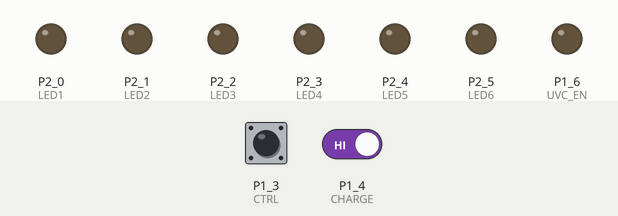
Recording of a sketch running on a simulated TI MSP430 LaunchPad. Shown: output pins drawn as LEDs (lit = HIGH). The test bench sets the inputs (shaded band); at power-on: P1_3 (CTRL) HIGH, P1_4 (CHARGE) HIGH.

Above: at 1.2 s.
1.3 s: P1_3 (CTRL) pulled LOW for 0.15 s
At 2.6 s:
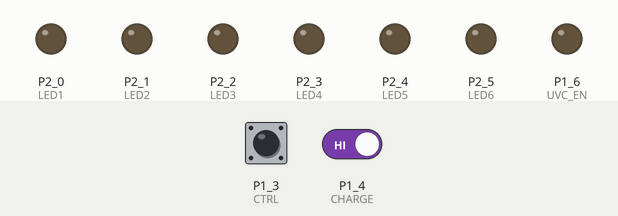
2.9 s: P1_4 (CHARGE) driven LOW
At 3.05 s:
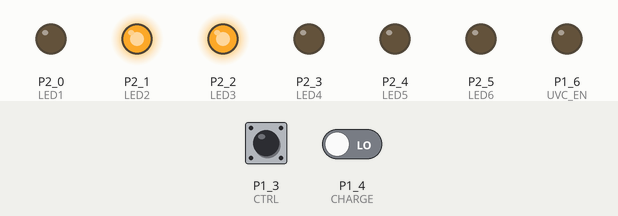
5.9 s: P1_3 (CTRL) pulled LOW for 1 s
At 6.09 s:
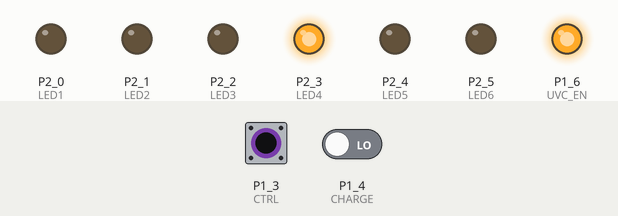
8.9 s: P1_3 (CTRL) pulled LOW for 0.15 s
At 9.42 s:
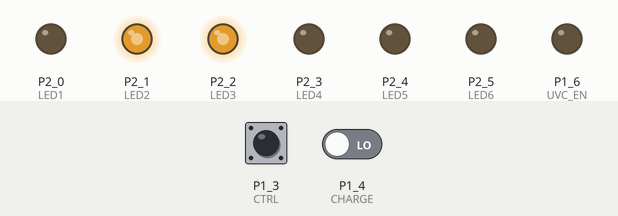
11.9 s: P1_4 (CHARGE) driven HIGH
13.4 s: P1_3 (CTRL) pulled LOW for 3.2 s
At 13.58 s:
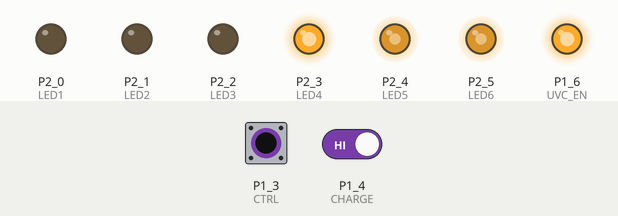
Timing chart, 0 to 18.1 s (numbered marks = the images above; inputs shaded):
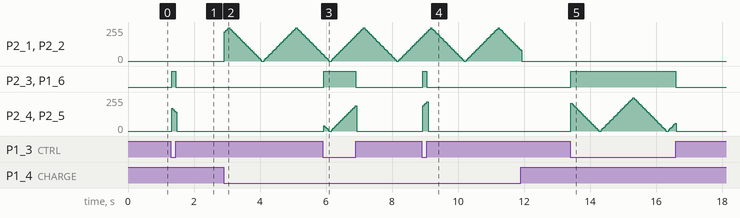

The sketch:

meauvc.ino
```cpp
#include <Wire.h>

#define LED1 P2_0  // no PWM
#define LED2 P2_1
#define LED3 P2_2
#define LED4 P2_3  // no PWM
#define LED5 P2_4
#define LED6 P2_5

#define CTRL      P1_3
#define CHARGE    P1_4
#define BAT_SENSE P1_2
#define UVC_EN    P1_6

#define DURATION 300000

bool sterilizing = false;
int timer = 0;

void setup() {
  pinMode(LED1, OUTPUT);
  pinMode(LED2, OUTPUT);
  pinMode(LED3, OUTPUT);
  pinMode(LED4, OUTPUT);
  pinMode(LED5, OUTPUT);
  pinMode(LED6, OUTPUT);
  pinMode(UVC_EN, OUTPUT);

  digitalWrite(LED1, LOW);
  digitalWrite(LED2, LOW);
  digitalWrite(LED3, LOW);
  digitalWrite(LED4, LOW);
  digitalWrite(LED5, LOW);
  digitalWrite(LED6, LOW);
  digitalWrite(UVC_EN, LOW);

  pinMode(CTRL, INPUT_PULLUP);
  pinMode(CHARGE, INPUT);
  attachInterrupt(CTRL, ISR_ctrl, CHANGE);


//  pinMode(CHARGE, INPUT);
//  pinMode(BAT_SENSE, INPUT);
//  pinMode(UVC_EN, OUTPUT);
}

void ISR_ctrl() {
    if (digitalRead(CTRL) == HIGH) {
        digitalWrite(LED4, LOW);
        digitalWrite(UVC_EN, LOW);
        sterilizing = false;
        timer = 0;
    } else {
        sterilizing = true;
        timer = 0;
    }
}


void loop() {
    if (timer > DURATION) {
        sterilizing = false;
        timer = 0;
    }

    for (int i = 0; i < 25; i++) {
        if (digitalRead(CHARGE) == LOW) {
            analogWrite(LED2, i*10);
            analogWrite(LED3, i*10);
        } else {
            digitalWrite(LED2, LOW);
            digitalWrite(LED3, LOW);
        }
        if (digitalRead(CTRL) == LOW && sterilizing) {
            analogWrite(LED5, i*10);
            analogWrite(LED6, i*10);
            digitalWrite(LED4, HIGH);
            digitalWrite(UVC_EN, HIGH);
            timer+= 40;
        } else {
            digitalWrite(LED5, LOW);
            digitalWrite(LED6, LOW);
            digitalWrite(LED4, LOW);
            digitalWrite(UVC_EN, LOW);
        }
        delay(40);
    }
    for (int i = 25; i >=0; i--) {
        if (digitalRead(CHARGE) == LOW) {
            analogWrite(LED2, i*10);
            analogWrite(LED3, i*10);
        } else {
            digitalWrite(LED2, LOW);
            digitalWrite(LED3, LOW);
        }
        if (digitalRead(CTRL) == LOW && sterilizing) {
            analogWrite(LED5, i*10);
            analogWrite(LED6, i*10);
            digitalWrite(LED4, HIGH);
            digitalWrite(UVC_EN, HIGH);
            timer += 40;
        } else {
            digitalWrite(LED5, LOW);
            digitalWrite(LED6, LOW);
            digitalWrite(LED4, LOW);
            digitalWrite(UVC_EN, LOW);
        }
        delay(40);
    }
}
```

Measured:
- after the input at 1.3 s, P2_3 (LED4), P1_6 (UVC_EN): LOW → HIGH at once, → LOW 0.13 s later
- after the input at 5.9 s, P2_3 (LED4), P1_6 (UVC_EN): LOW → HIGH at once, → LOW 0.97 s later
- after the input at 8.9 s, P2_3 (LED4), P1_6 (UVC_EN): LOW → HIGH at once, → LOW 0.12 s later
- after the input at 13.4 s, P2_3 (LED4), P1_6 (UVC_EN): LOW → HIGH at once, → LOW 3.2 s later
